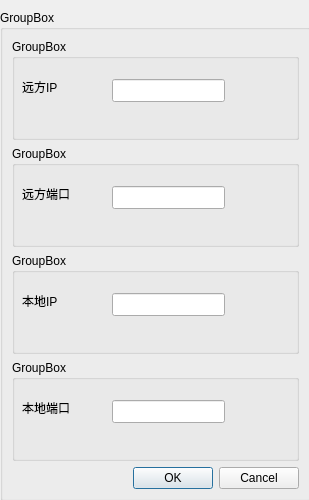
<?xml version="1.0" encoding="UTF-8"?>
<ui version="4.0">
 <class>Config</class>
 <widget class="QDialog" name="Config">
  <property name="geometry">
   <rect>
    <x>0</x>
    <y>0</y>
    <width>309</width>
    <height>500</height>
   </rect>
  </property>
  <property name="windowTitle">
   <string>Dialog</string>
  </property>
  <widget class="QGroupBox" name="groupBox_5">
   <property name="geometry">
    <rect>
     <x>0</x>
     <y>10</y>
     <width>311</width>
     <height>491</height>
    </rect>
   </property>
   <property name="title">
    <string>GroupBox</string>
   </property>
   <layout class="QVBoxLayout" name="verticalLayout">
    <item>
     <widget class="QGroupBox" name="distanceIpBox">
      <property name="title">
       <string>GroupBox</string>
      </property>
      <widget class="QLabel" name="distanceIP">
       <property name="geometry">
        <rect>
         <x>10</x>
         <y>40</y>
         <width>72</width>
         <height>15</height>
        </rect>
       </property>
       <property name="text">
        <string>远方IP</string>
       </property>
      </widget>
      <widget class="QLineEdit" name="distanceIpEdit">
       <property name="geometry">
        <rect>
         <x>100</x>
         <y>40</y>
         <width>113</width>
         <height>23</height>
        </rect>
       </property>
      </widget>
     </widget>
    </item>
    <item>
     <widget class="QGroupBox" name="distancePortBox">
      <property name="title">
       <string>GroupBox</string>
      </property>
      <widget class="QLabel" name="distancePort">
       <property name="geometry">
        <rect>
         <x>10</x>
         <y>40</y>
         <width>72</width>
         <height>15</height>
        </rect>
       </property>
       <property name="text">
        <string>远方端口</string>
       </property>
      </widget>
      <widget class="QLineEdit" name="distancePortEdit">
       <property name="geometry">
        <rect>
         <x>100</x>
         <y>40</y>
         <width>113</width>
         <height>23</height>
        </rect>
       </property>
      </widget>
     </widget>
    </item>
    <item>
     <widget class="QGroupBox" name="localIpBox">
      <property name="title">
       <string>GroupBox</string>
      </property>
      <widget class="QLabel" name="localIP">
       <property name="geometry">
        <rect>
         <x>10</x>
         <y>40</y>
         <width>72</width>
         <height>15</height>
        </rect>
       </property>
       <property name="text">
        <string>本地IP</string>
       </property>
      </widget>
      <widget class="QLineEdit" name="localIpEdit">
       <property name="geometry">
        <rect>
         <x>100</x>
         <y>40</y>
         <width>113</width>
         <height>23</height>
        </rect>
       </property>
      </widget>
     </widget>
    </item>
    <item>
     <widget class="QGroupBox" name="localPortBox">
      <property name="title">
       <string>GroupBox</string>
      </property>
      <widget class="QLabel" name="localPort">
       <property name="geometry">
        <rect>
         <x>10</x>
         <y>40</y>
         <width>72</width>
         <height>15</height>
        </rect>
       </property>
       <property name="text">
        <string>本地端口</string>
       </property>
      </widget>
      <widget class="QLineEdit" name="localPortEdit">
       <property name="geometry">
        <rect>
         <x>100</x>
         <y>40</y>
         <width>113</width>
         <height>23</height>
        </rect>
       </property>
      </widget>
     </widget>
    </item>
    <item>
     <widget class="QDialogButtonBox" name="buttonBox">
      <property name="orientation">
       <enum>Qt::Horizontal</enum>
      </property>
      <property name="standardButtons">
       <set>QDialogButtonBox::Cancel|QDialogButtonBox::Ok</set>
      </property>
     </widget>
    </item>
   </layout>
  </widget>
 </widget>
 <resources/>
 <connections/>
</ui>
